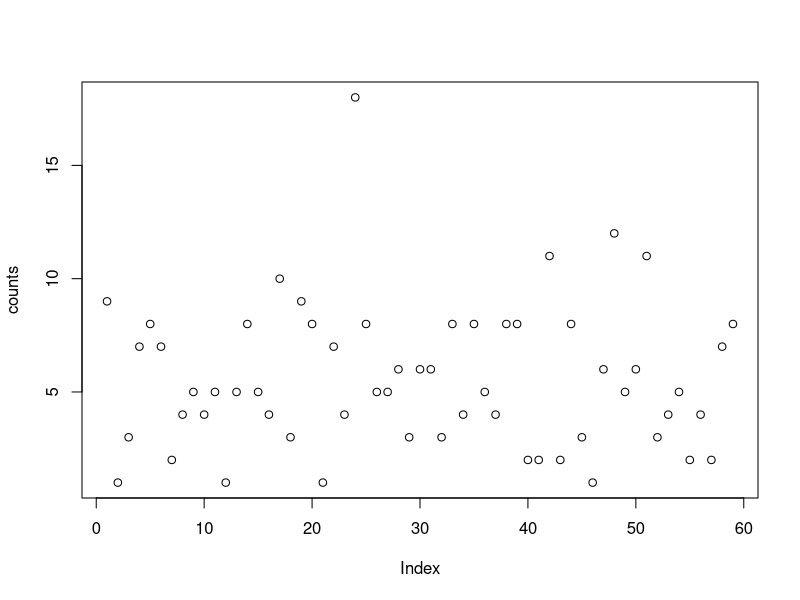
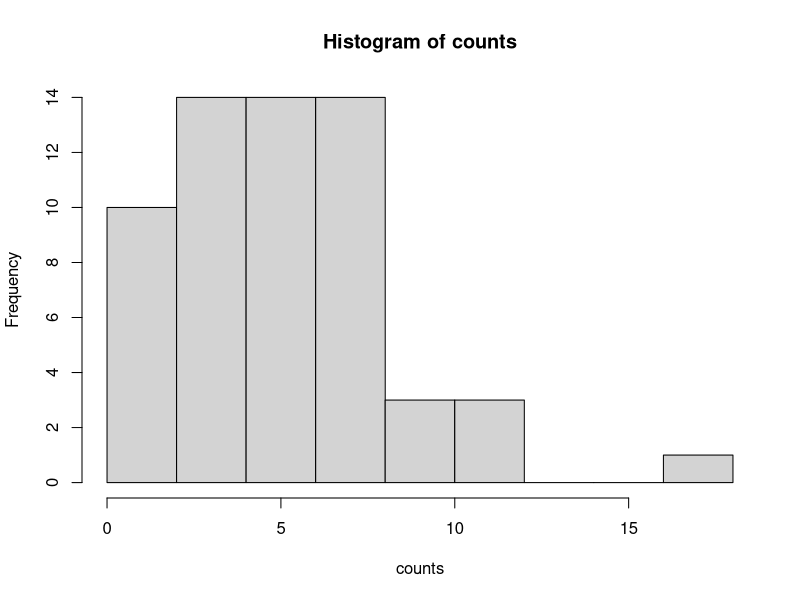

Generate these figures, in order, with R: (Note: this script raises an error after producing the figures.)
library(MASS)
library("car")

compPois <- function(fdata, desc) {
  qqPlot(fdata, dist = "pois", main = paste(desc, " vs Poisson distribution"), xlab = "Theor. quantiles (poisson-distribution)", ylab = "Empirical quantiles", lambda = mean(fdata), envelope=.975)
}

# 28.

countsL <- read.table("counts.txt", header = F)
counts <- as.vector(t(countsL))

lambda <- mean(counts)
# a)
t <- rep(4000, length(counts))
plot(counts)
hist(counts)

ppois(0.975, 5, )

ppois(q = counts-1, lambda = lambda, lower.tail = F)

t.test(counts, mu=5)

for (i in 1:40) { 
    t.test(counts[i], mu=5)
}

t.test(rep(counts[1]), mu=5)

replicate(40)
poisson.test(counts, T=40, r=5)

compPois(counts, "palindromes")

?p.adjust(, "")